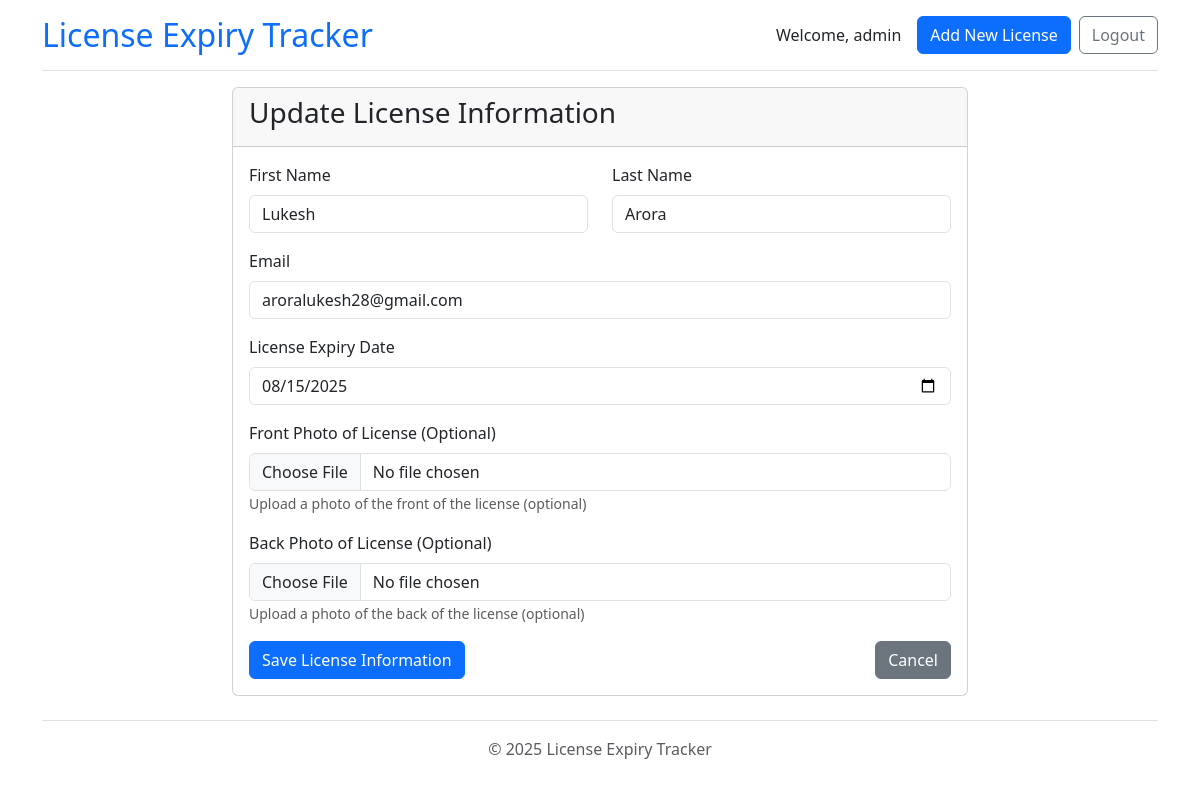
/license/4/update/ (signed in), run on the app's committed database.
### app/models.py (models this page shows, shortened)
class License(models.Model):
    first_name = models.CharField(max_length=100)
    last_name = models.CharField(max_length=100)
    email = models.EmailField(max_length=254)
    expiry_date = models.DateField()
    front_photo = models.FileField(upload_to="license_photos/", blank=True, null=True)
    back_photo = models.FileField(upload_to="license_photos/", blank=True, null=True)
    created_at = models.DateTimeField(auto_now_add=True)
    updated_at = models.DateTimeField(auto_now=True)

### app/views.py (the view)
# urls.py: path('license/<int:pk>/update/', views.license_update, name='license_update'),
@login_required(login_url='login')
def license_update(request, pk):
    license = get_object_or_404(License, pk=pk)
    if request.method == 'POST':
        form = LicenseForm(request.POST, request.FILES, instance=license)
        if form.is_valid():
            form.save()
            messages.success(request, 'License information updated successfully!')
            return redirect('license_detail', pk=license.pk)
    else:
        form = LicenseForm(instance=license)
    return render(request, 'app/license_form.html', {'form': form, 'license': license, 'action': 'Update'})

### app/forms.py (shortened to what this page needs)
class LicenseForm(forms.ModelForm):
    class Meta:
        model = License
        fields = ['first_name', 'last_name', 'email', 'expiry_date', 'front_photo', 'back_photo']
        widgets = {
            'expiry_date': forms.DateInput(attrs={'type': 'date'}),
        }

### app/templates/app/license_form.html (shortened to what this page needs)
{% extends 'app/base.html' %}
{% block content %}
<div class="row">
    <div class="col-lg-8 offset-lg-2">
        <div class="card">
            <div class="card-header">
                <h2 class="h3">{{ action }} License Information</h2>
            </div>
            <div class="card-body">
                <form method="post" enctype="multipart/form-data">
                    <div class="row mb-3">
                        <div class="col-md-6 mb-3 mb-md-0">
                            <label for="{{ form.first_name.id_for_label }}" class="form-label">First Name</label>
                            <input type="text" name="{{ form.first_name.name }}"
                                   value="{{ form.first_name.value|default:'' }}"
                                   class="form-control {% if form.first_name.errors %}is-invalid{% endif %}"
                                   id="{{ form.first_name.id_for_label }}" required>
                        </div>
                        <div class="col-md-6">
                            <label for="{{ form.last_name.id_for_label }}" class="form-label">Last Name</label>
                            <input type="text" name="{{ form.last_name.name }}"
                                   value="{{ form.last_name.value|default:'' }}"
                                   class="form-control {% if form.last_name.errors %}is-invalid{% endif %}"
                                   id="{{ form.last_name.id_for_label }}" required>
                        </div>
                    </div>
                    <div class="mb-3">
                        <label for="{{ form.email.id_for_label }}" class="form-label">Email</label>
                        <input type="email" name="{{ form.email.name }}"
                               value="{{ form.email.value|default:'' }}"
                               class="form-control {% if form.email.errors %}is-invalid{% endif %}"
                               id="{{ form.email.id_for_label }}" required>
                    </div>
                    <div class="mb-3">
                        <label for="{{ form.expiry_date.id_for_label }}" class="form-label">License Expiry Date</label>
                        <input type="date" name="{{ form.expiry_date.name }}"
                               value="{{ form.expiry_date.value|date:'Y-m-d'|default:'' }}"
                               class="form-control {% if form.expiry_date.errors %}is-invalid{% endif %}"
                               id="{{ form.expiry_date.id_for_label }}" required>
                    </div>
                      <div class="mb-3">
                        <label for="{{ form.front_photo.id_for_label }}" class="form-label">Front Photo of License (Optional)</label>
                        <input type="file" name="{{ form.front_photo.name }}"
                               class="form-control {% if form.front_photo.errors %}is-invalid{% endif %}"
                               id="{{ form.front_photo.id_for_label }}"
                               accept="image/*">
                        <small class="text-muted">Upload a photo of the front of the license (optional)</small>
                    </div>
                    <div class="mb-3">
                        <label for="{{ form.back_photo.id_for_label }}" class="form-label">Back Photo of License (Optional)</label>
                        <input type="file" name="{{ form.back_photo.name }}"
                               class="form-control {% if form.back_photo.errors %}is-invalid{% endif %}"
                               id="{{ form.back_photo.id_for_label }}"
                               accept="image/*">
                        <small class="text-muted">Upload a photo of the back of the license (optional)</small>
                    </div>
                    <div class="d-flex flex-column flex-md-row justify-content-between">
                        <button type="submit" class="btn btn-primary mb-2 mb-md-0">Save License Information</button>
                        <a href="{% url 'home' %}" class="btn btn-secondary">Cancel</a>
                    </div>
                </form>
            </div>
        </div>
    </div>
</div>
{% endblock %}

### app/templates/app/base.html (shortened to what this page needs)
<!DOCTYPE html>
<html lang="en">
<head>
    <link href="https://cdn.jsdelivr.net/npm/bootstrap@5.3.0/dist/css/bootstrap.min.css" rel="stylesheet">
</head>
<body>    <div class="container">
        <header class="pb-3 mb-3 border-bottom">
            <div class="d-flex flex-column flex-sm-row justify-content-between align-items-center">
                <h1 class="h2 mb-2 mb-sm-0"><a href="{% url 'home' %}" class="text-decoration-none">License Expiry Tracker</a></h1>
                <div class="d-flex align-items-center">
                    {% if user.is_authenticated %}
                        <span class="me-3 d-none d-md-block">Welcome, {{ user.username }}</span>
                        <a href="{% url 'license_create' %}" class="btn btn-primary btn-responsive me-2">Add New License</a>
                        <a href="{% url 'logout' %}" class="btn btn-outline-secondary btn-responsive">Logout</a>
                    {% else %}
                        <a href="{% url 'login' %}" class="btn btn-outline-primary btn-responsive">Login</a>
                    {% endif %}
                </div>
            </div>
        </header>
        <main>
            {% block content %}
            {% endblock %}
        </main>
        <footer class="pt-3 my-4 text-muted border-top">
            <p class="text-center">&copy; {% now "Y" %} License Expiry Tracker</p>
        </footer>
    </div>
</body>
</html>

### app/templates/app/base.html (style rules this page uses)
body { padding-top: 1rem; padding-bottom: 1rem; }

### data on the page
License: first_name "Lukesh", last_name "Arora", email "aroralukesh28@gmail.com", expiry_date "08/15/2025"

### other printed values
{{ user.username }} "admin"
{{ action }} "Update"
